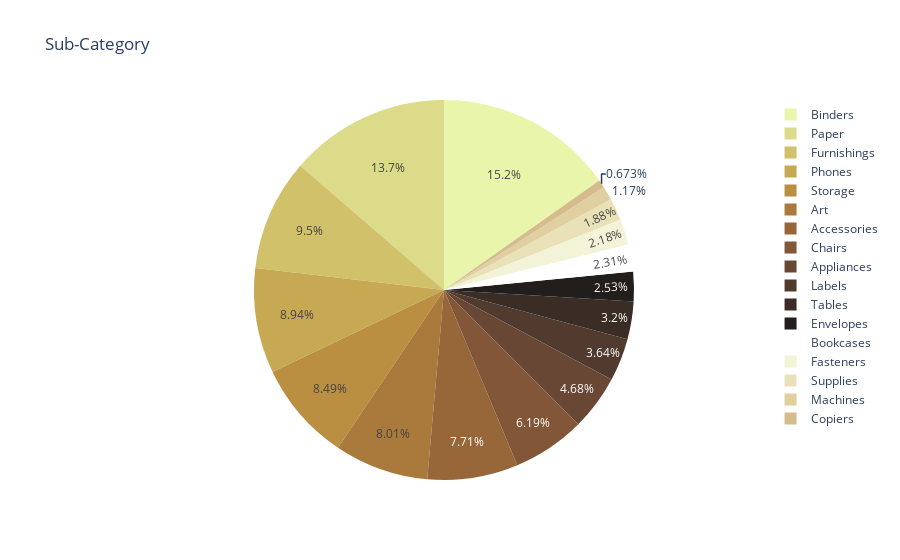

Notebook cell for this chart:
### Code cell
fig = px.pie(df,names='Sub-Category',values=np.ones(df.shape[0]),
            title='Sub-Category',color_discrete_sequence=px.colors.sequential.turbid)
fig.show()

### Figure 1 — Plotly figure (JSON) as saved in the notebook; plotly's stock layout.template omitted (floating-point values rounded to 4 significant figures; data arrays with more than 128 entries replaced by an {"elided": "..."} marker saying what was removed)
{"data": [{"domain": {"x": [0, 1], "y": [0, 1]}, "hovertemplate": "Sub-Category=%{label}<br>value=%{value}<extra></extra>", "labels": {"elided": "9800 str values"}, "legendgroup": "", "name": "", "showlegend": true, "type": "pie", "values": {"elided": "9800 int values"}}], "layout": {"legend": {"tracegroupgap": 0}, "piecolorway": ["rgb(232, 245, 171)", "rgb(220, 219, 137)", "rgb(209, 193, 107)", "rgb(199, 168, 83)", "rgb(186, 143, 66)", "rgb(170, 121, 60)", "rgb(151, 103, 58)", "rgb(129, 87, 56)", "rgb(104, 72, 53)", "rgb(80, 59, 46)", "rgb(57, 45, 37)", "rgb(34, 30, 27)"], "title": {"text": "Sub-Category"}}}
